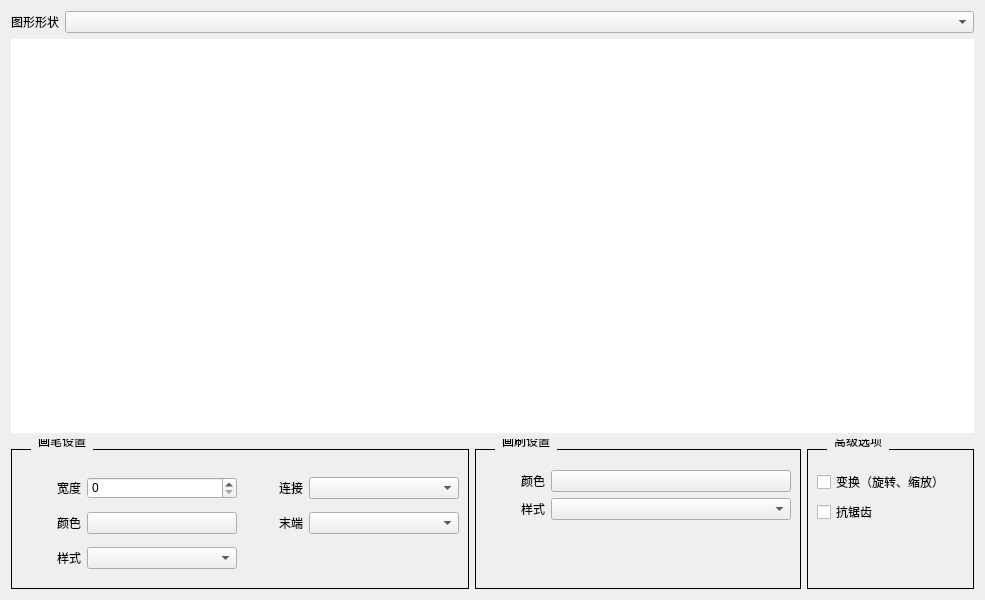
<?xml version="1.0" encoding="UTF-8"?>
<ui version="4.0">
 <class>Widget</class>
 <widget class="QWidget" name="Widget">
  <property name="geometry">
   <rect>
    <x>0</x>
    <y>0</y>
    <width>985</width>
    <height>600</height>
   </rect>
  </property>
  <property name="sizePolicy">
   <sizepolicy hsizetype="Preferred" vsizetype="Fixed">
    <horstretch>0</horstretch>
    <verstretch>0</verstretch>
   </sizepolicy>
  </property>
  <property name="windowTitle">
   <string>Widget</string>
  </property>
  <property name="styleSheet">
   <string notr="true">QWidget {
	font: 14px &quot;Microsoft YaHei&quot;;
	color: #000;
}

QGroupBox {
	border-width: 1px;
	border-style: solid;
	margin-top: 10px;
}

QGroupBox::title {
	subcontrol-origin: margin;
	left: 20px;
	padding: -10px 5px 0px 5px;
}</string>
  </property>
  <layout class="QVBoxLayout" name="verticalLayout">
   <item>
    <widget class="QWidget" name="widgetShape" native="true">
     <property name="sizePolicy">
      <sizepolicy hsizetype="Preferred" vsizetype="Fixed">
       <horstretch>0</horstretch>
       <verstretch>0</verstretch>
      </sizepolicy>
     </property>
     <layout class="QHBoxLayout" name="horizontalLayout_2">
      <property name="leftMargin">
       <number>0</number>
      </property>
      <property name="topMargin">
       <number>0</number>
      </property>
      <property name="rightMargin">
       <number>0</number>
      </property>
      <property name="bottomMargin">
       <number>0</number>
      </property>
      <item>
       <widget class="QLabel" name="lblShape">
        <property name="sizePolicy">
         <sizepolicy hsizetype="Fixed" vsizetype="Preferred">
          <horstretch>0</horstretch>
          <verstretch>0</verstretch>
         </sizepolicy>
        </property>
        <property name="text">
         <string>图形形状</string>
        </property>
       </widget>
      </item>
      <item>
       <widget class="QComboBox" name="cboShape">
        <property name="sizePolicy">
         <sizepolicy hsizetype="Preferred" vsizetype="Fixed">
          <horstretch>0</horstretch>
          <verstretch>0</verstretch>
         </sizepolicy>
        </property>
       </widget>
      </item>
     </layout>
    </widget>
   </item>
   <item>
    <widget class="PaintWidget" name="paintWidget" native="true">
     <property name="styleSheet">
      <string notr="true">background-color: rgb(255, 255, 255);</string>
     </property>
    </widget>
   </item>
   <item>
    <widget class="QWidget" name="widgetSetting" native="true">
     <property name="sizePolicy">
      <sizepolicy hsizetype="Preferred" vsizetype="Fixed">
       <horstretch>0</horstretch>
       <verstretch>0</verstretch>
      </sizepolicy>
     </property>
     <layout class="QHBoxLayout" name="horizontalLayout">
      <property name="leftMargin">
       <number>0</number>
      </property>
      <property name="topMargin">
       <number>0</number>
      </property>
      <property name="rightMargin">
       <number>0</number>
      </property>
      <property name="bottomMargin">
       <number>0</number>
      </property>
      <item>
       <widget class="QGroupBox" name="gbPen">
        <property name="sizePolicy">
         <sizepolicy hsizetype="Preferred" vsizetype="Fixed">
          <horstretch>0</horstretch>
          <verstretch>0</verstretch>
         </sizepolicy>
        </property>
        <property name="minimumSize">
         <size>
          <width>0</width>
          <height>150</height>
         </size>
        </property>
        <property name="maximumSize">
         <size>
          <width>16777215</width>
          <height>16777215</height>
         </size>
        </property>
        <property name="title">
         <string>画笔设置</string>
        </property>
        <layout class="QGridLayout" name="gridLayout">
         <property name="topMargin">
          <number>20</number>
         </property>
         <item row="0" column="0">
          <widget class="QLabel" name="lblPenWidth">
           <property name="sizePolicy">
            <sizepolicy hsizetype="Fixed" vsizetype="Preferred">
             <horstretch>0</horstretch>
             <verstretch>0</verstretch>
            </sizepolicy>
           </property>
           <property name="minimumSize">
            <size>
             <width>60</width>
             <height>0</height>
            </size>
           </property>
           <property name="maximumSize">
            <size>
             <width>60</width>
             <height>16777215</height>
            </size>
           </property>
           <property name="text">
            <string>宽度</string>
           </property>
           <property name="alignment">
            <set>Qt::AlignRight|Qt::AlignTrailing|Qt::AlignVCenter</set>
           </property>
          </widget>
         </item>
         <item row="0" column="1">
          <widget class="QSpinBox" name="sbPenWidth">
           <property name="sizePolicy">
            <sizepolicy hsizetype="Fixed" vsizetype="Fixed">
             <horstretch>0</horstretch>
             <verstretch>0</verstretch>
            </sizepolicy>
           </property>
           <property name="minimumSize">
            <size>
             <width>150</width>
             <height>0</height>
            </size>
           </property>
          </widget>
         </item>
         <item row="0" column="2">
          <widget class="QLabel" name="lblPenJoin">
           <property name="sizePolicy">
            <sizepolicy hsizetype="Fixed" vsizetype="Preferred">
             <horstretch>0</horstretch>
             <verstretch>0</verstretch>
            </sizepolicy>
           </property>
           <property name="minimumSize">
            <size>
             <width>60</width>
             <height>0</height>
            </size>
           </property>
           <property name="maximumSize">
            <size>
             <width>60</width>
             <height>16777215</height>
            </size>
           </property>
           <property name="text">
            <string>连接</string>
           </property>
           <property name="alignment">
            <set>Qt::AlignRight|Qt::AlignTrailing|Qt::AlignVCenter</set>
           </property>
          </widget>
         </item>
         <item row="0" column="3">
          <widget class="QComboBox" name="cboPenJoin">
           <property name="sizePolicy">
            <sizepolicy hsizetype="Fixed" vsizetype="Fixed">
             <horstretch>0</horstretch>
             <verstretch>0</verstretch>
            </sizepolicy>
           </property>
           <property name="minimumSize">
            <size>
             <width>150</width>
             <height>0</height>
            </size>
           </property>
          </widget>
         </item>
         <item row="1" column="0">
          <widget class="QLabel" name="lblPenColor">
           <property name="sizePolicy">
            <sizepolicy hsizetype="Fixed" vsizetype="Preferred">
             <horstretch>0</horstretch>
             <verstretch>0</verstretch>
            </sizepolicy>
           </property>
           <property name="minimumSize">
            <size>
             <width>60</width>
             <height>0</height>
            </size>
           </property>
           <property name="maximumSize">
            <size>
             <width>60</width>
             <height>16777215</height>
            </size>
           </property>
           <property name="text">
            <string>颜色</string>
           </property>
           <property name="alignment">
            <set>Qt::AlignRight|Qt::AlignTrailing|Qt::AlignVCenter</set>
           </property>
          </widget>
         </item>
         <item row="1" column="1">
          <widget class="QPushButton" name="btnPenColor">
           <property name="sizePolicy">
            <sizepolicy hsizetype="Fixed" vsizetype="Fixed">
             <horstretch>0</horstretch>
             <verstretch>0</verstretch>
            </sizepolicy>
           </property>
           <property name="minimumSize">
            <size>
             <width>150</width>
             <height>0</height>
            </size>
           </property>
           <property name="text">
            <string/>
           </property>
          </widget>
         </item>
         <item row="1" column="2">
          <widget class="QLabel" name="lblPenCap">
           <property name="sizePolicy">
            <sizepolicy hsizetype="Fixed" vsizetype="Preferred">
             <horstretch>0</horstretch>
             <verstretch>0</verstretch>
            </sizepolicy>
           </property>
           <property name="minimumSize">
            <size>
             <width>60</width>
             <height>0</height>
            </size>
           </property>
           <property name="maximumSize">
            <size>
             <width>60</width>
             <height>16777215</height>
            </size>
           </property>
           <property name="text">
            <string>末端</string>
           </property>
           <property name="alignment">
            <set>Qt::AlignRight|Qt::AlignTrailing|Qt::AlignVCenter</set>
           </property>
          </widget>
         </item>
         <item row="1" column="3">
          <widget class="QComboBox" name="cboPenCap">
           <property name="sizePolicy">
            <sizepolicy hsizetype="Fixed" vsizetype="Fixed">
             <horstretch>0</horstretch>
             <verstretch>0</verstretch>
            </sizepolicy>
           </property>
           <property name="minimumSize">
            <size>
             <width>150</width>
             <height>0</height>
            </size>
           </property>
          </widget>
         </item>
         <item row="2" column="0">
          <widget class="QLabel" name="lblPenStyle">
           <property name="sizePolicy">
            <sizepolicy hsizetype="Fixed" vsizetype="Preferred">
             <horstretch>0</horstretch>
             <verstretch>0</verstretch>
            </sizepolicy>
           </property>
           <property name="minimumSize">
            <size>
             <width>60</width>
             <height>0</height>
            </size>
           </property>
           <property name="maximumSize">
            <size>
             <width>60</width>
             <height>16777215</height>
            </size>
           </property>
           <property name="text">
            <string>样式</string>
           </property>
           <property name="alignment">
            <set>Qt::AlignRight|Qt::AlignTrailing|Qt::AlignVCenter</set>
           </property>
          </widget>
         </item>
         <item row="2" column="1">
          <widget class="QComboBox" name="cboPenStyle">
           <property name="sizePolicy">
            <sizepolicy hsizetype="Fixed" vsizetype="Fixed">
             <horstretch>0</horstretch>
             <verstretch>0</verstretch>
            </sizepolicy>
           </property>
           <property name="minimumSize">
            <size>
             <width>150</width>
             <height>0</height>
            </size>
           </property>
          </widget>
         </item>
        </layout>
       </widget>
      </item>
      <item>
       <widget class="QGroupBox" name="gbBrush">
        <property name="sizePolicy">
         <sizepolicy hsizetype="Preferred" vsizetype="Fixed">
          <horstretch>0</horstretch>
          <verstretch>0</verstretch>
         </sizepolicy>
        </property>
        <property name="minimumSize">
         <size>
          <width>0</width>
          <height>150</height>
         </size>
        </property>
        <property name="maximumSize">
         <size>
          <width>16777215</width>
          <height>16777215</height>
         </size>
        </property>
        <property name="title">
         <string>画刷设置</string>
        </property>
        <layout class="QGridLayout" name="gridLayout_2">
         <property name="topMargin">
          <number>20</number>
         </property>
         <item row="0" column="1">
          <widget class="QPushButton" name="btnBrushColor">
           <property name="sizePolicy">
            <sizepolicy hsizetype="Fixed" vsizetype="Fixed">
             <horstretch>0</horstretch>
             <verstretch>0</verstretch>
            </sizepolicy>
           </property>
           <property name="minimumSize">
            <size>
             <width>240</width>
             <height>0</height>
            </size>
           </property>
           <property name="text">
            <string/>
           </property>
          </widget>
         </item>
         <item row="1" column="1">
          <widget class="QComboBox" name="cboBrushStyle">
           <property name="sizePolicy">
            <sizepolicy hsizetype="Fixed" vsizetype="Fixed">
             <horstretch>0</horstretch>
             <verstretch>0</verstretch>
            </sizepolicy>
           </property>
           <property name="minimumSize">
            <size>
             <width>240</width>
             <height>0</height>
            </size>
           </property>
          </widget>
         </item>
         <item row="1" column="0">
          <widget class="QLabel" name="lblBrushStyle">
           <property name="sizePolicy">
            <sizepolicy hsizetype="Fixed" vsizetype="Preferred">
             <horstretch>0</horstretch>
             <verstretch>0</verstretch>
            </sizepolicy>
           </property>
           <property name="minimumSize">
            <size>
             <width>60</width>
             <height>0</height>
            </size>
           </property>
           <property name="maximumSize">
            <size>
             <width>60</width>
             <height>16777215</height>
            </size>
           </property>
           <property name="text">
            <string>样式</string>
           </property>
           <property name="alignment">
            <set>Qt::AlignRight|Qt::AlignTrailing|Qt::AlignVCenter</set>
           </property>
          </widget>
         </item>
         <item row="0" column="0">
          <widget class="QLabel" name="lblBrushColor">
           <property name="sizePolicy">
            <sizepolicy hsizetype="Fixed" vsizetype="Preferred">
             <horstretch>0</horstretch>
             <verstretch>0</verstretch>
            </sizepolicy>
           </property>
           <property name="minimumSize">
            <size>
             <width>60</width>
             <height>0</height>
            </size>
           </property>
           <property name="maximumSize">
            <size>
             <width>60</width>
             <height>16777215</height>
            </size>
           </property>
           <property name="text">
            <string>颜色</string>
           </property>
           <property name="alignment">
            <set>Qt::AlignRight|Qt::AlignTrailing|Qt::AlignVCenter</set>
           </property>
          </widget>
         </item>
         <item row="2" column="1">
          <spacer name="verticalSpacer_2">
           <property name="orientation">
            <enum>Qt::Vertical</enum>
           </property>
           <property name="sizeHint" stdset="0">
            <size>
             <width>20</width>
             <height>40</height>
            </size>
           </property>
          </spacer>
         </item>
        </layout>
       </widget>
      </item>
      <item>
       <widget class="QGroupBox" name="gbAdvance">
        <property name="sizePolicy">
         <sizepolicy hsizetype="Preferred" vsizetype="Fixed">
          <horstretch>0</horstretch>
          <verstretch>0</verstretch>
         </sizepolicy>
        </property>
        <property name="minimumSize">
         <size>
          <width>0</width>
          <height>150</height>
         </size>
        </property>
        <property name="maximumSize">
         <size>
          <width>16777215</width>
          <height>16777215</height>
         </size>
        </property>
        <property name="title">
         <string>高级选项</string>
        </property>
        <layout class="QGridLayout" name="gridLayout_3">
         <property name="topMargin">
          <number>20</number>
         </property>
         <item row="0" column="0">
          <widget class="QCheckBox" name="chkTransformation">
           <property name="text">
            <string>变换（旋转、缩放）</string>
           </property>
          </widget>
         </item>
         <item row="1" column="0">
          <widget class="QCheckBox" name="chkAntialiasing">
           <property name="text">
            <string>抗锯齿</string>
           </property>
          </widget>
         </item>
         <item row="2" column="0">
          <spacer name="verticalSpacer">
           <property name="orientation">
            <enum>Qt::Vertical</enum>
           </property>
           <property name="sizeHint" stdset="0">
            <size>
             <width>20</width>
             <height>40</height>
            </size>
           </property>
          </spacer>
         </item>
        </layout>
       </widget>
      </item>
     </layout>
    </widget>
   </item>
  </layout>
 </widget>
 <customwidgets>
  <customwidget>
   <class>PaintWidget</class>
   <extends>QWidget</extends>
   <header location="global">paintwidget.h</header>
   <container>1</container>
  </customwidget>
 </customwidgets>
 <resources/>
 <connections/>
</ui>
